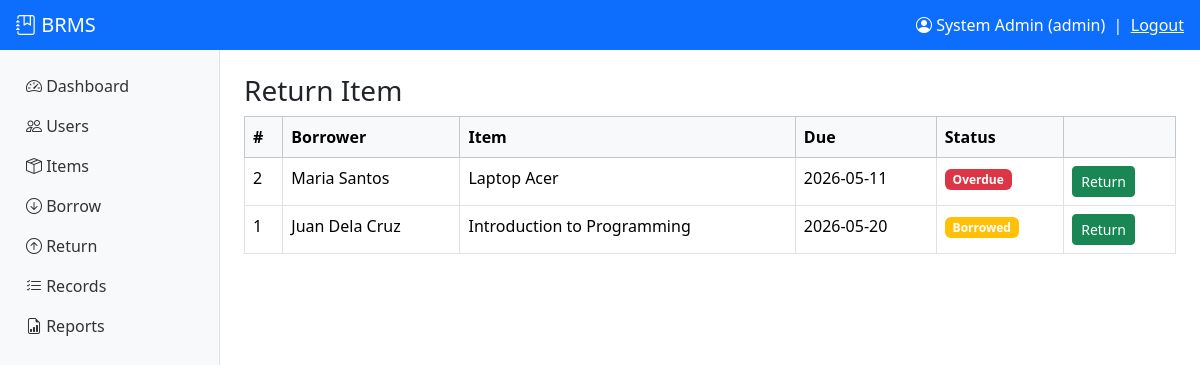
Screenshot of /admin/return.php (signed in) with the database file from the repository.
### tables this page shows
CREATE TABLE borrow_records (
    record_id INT AUTO_INCREMENT PRIMARY KEY,
    user_id INT NOT NULL,
    item_id INT NOT NULL,
    borrow_date DATETIME NOT NULL DEFAULT CURRENT_TIMESTAMP,
    due_date DATE NOT NULL,
    return_date DATETIME NULL,
    status ENUM('borrowed','returned','overdue') NOT NULL DEFAULT 'borrowed',
    penalty DECIMAL(8,2) DEFAULT 0,
    FOREIGN KEY (user_id) REFERENCES users(user_id) ON DELETE CASCADE,
    FOREIGN KEY (item_id) REFERENCES items(item_id) ON DELETE CASCADE
);

CREATE TABLE users (
    user_id INT AUTO_INCREMENT PRIMARY KEY,
    full_name VARCHAR(100) NOT NULL,
    username VARCHAR(50) UNIQUE NOT NULL,
    password VARCHAR(255) NOT NULL,  
    contact_number VARCHAR(20) NOT NULL,
    role ENUM('admin','borrower') NOT NULL DEFAULT 'borrower',
    created_at TIMESTAMP DEFAULT CURRENT_TIMESTAMP
);

CREATE TABLE items (
    item_id INT AUTO_INCREMENT PRIMARY KEY,
    item_code VARCHAR(30) UNIQUE NOT NULL,
    item_name VARCHAR(100) NOT NULL,
    category VARCHAR(50),
    quantity INT NOT NULL DEFAULT 0,
    description TEXT,
    created_at TIMESTAMP DEFAULT CURRENT_TIMESTAMP
);

### includes/functions.php (called while the page is built, shortened)
<?php
function e($s){ return htmlspecialchars($s ?? '', ENT_QUOTES, 'UTF-8'); }

### admin/return.php (the view, shortened to what this page needs)
<?php
require_once __DIR__.'/../includes/db.php';
require_once __DIR__.'/../includes/functions.php';
$rows = $conn->query("
    SELECT br.record_id, br.due_date, br.status,
           u.full_name, i.item_name
    FROM borrow_records br
    JOIN users u ON u.user_id = br.user_id
    JOIN items i ON i.item_id = br.item_id
    WHERE br.status IN ('borrowed','overdue')
    ORDER BY br.due_date ASC
");
include __DIR__.'/../includes/header.php';
?>
<h3>Return Item</h3>
<table class="table table-bordered bg-white">
<thead class="table-light">
<tr>
    <th>#</th>
    <th>Borrower</th>
    <th>Item</th>
    <th>Due</th>
    <th>Status</th>
    <th></th>
</tr>
</thead>
<tbody>
<?php while($r = $rows->fetch_assoc()):
    $color = $r['status'] === 'overdue' ? 'danger' : 'warning';
?>
<tr>
    <td><?= $r['record_id'] ?></td>
    <td><?= e($r['full_name']) ?></td>
    <td><?= e($r['item_name']) ?></td>
    <td><?= e($r['due_date']) ?></td>
    <td><span class="badge bg-<?= $color ?>"><?= ucfirst($r['status']) ?></span></td>
    <td>
        <form method="post" onsubmit="return confirm('Mark as returned?')">
            <button class="btn btn-sm btn-success">
                Return
            </button>
        </form>
    </td>
</tr>
<?php endwhile; ?>
</tbody>
</table>
<?php include __DIR__.'/../includes/footer.php'; ?>

### rows the page displays
borrow_records: record_id "2", user.full_name "Maria Santos", item.item_name "Laptop Acer", due_date "2026-05-11", status "Overdue"
borrow_records: record_id "1", user.full_name "Juan Dela Cruz", item.item_name "Introduction to Programming", due_date "2026-05-20", status "Borrowed"

### other values shown
$u['name'] "System Admin"
$u['role'] "admin"
